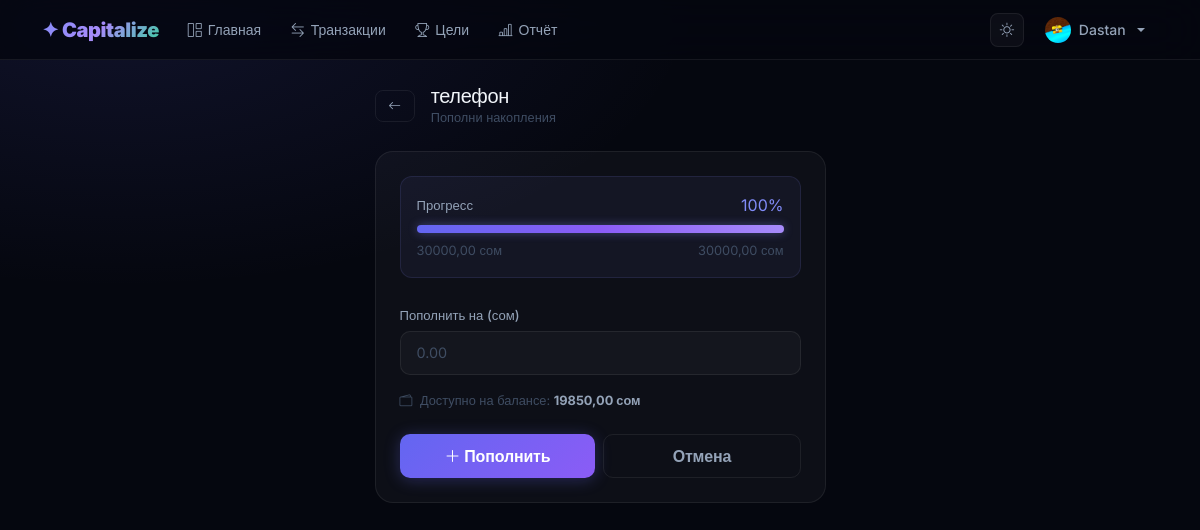
/goals/2/contribute/ (signed in), run on the app's committed database.
### users/models.py (models this page shows, shortened)
class Profile(models.Model):
    user = models.OneToOneField(User, on_delete=models.CASCADE, related_name='profile')
    balance = models.DecimalField(max_digits=10, decimal_places=2, default=0.00)
    currency = models.CharField(max_length=10, default='сом')
    avatar = models.ImageField(upload_to='avatars/', blank=True, null=True)

### goals/models.py (models this page shows, shortened)
class Goal(models.Model):
    user = models.ForeignKey(User, on_delete=models.CASCADE, related_name='goals')
    title = models.CharField(max_length=200, verbose_name='Название цели')
    description = models.TextField(blank=True, verbose_name='Описание')
    target_amount = models.DecimalField(max_digits=10, decimal_places=2, verbose_name='Сумма цели')
    current_amount = models.DecimalField(max_digits=10, decimal_places=2, default=0.00, verbose_name='Накоплено')
    image = models.ImageField(upload_to='goals/', blank=True, null=True)
    created_at = models.DateTimeField(auto_now_add=True)
    is_completed = models.BooleanField(default=False)
    class Meta:
        ordering = ['-created_at']
    @property
    def progress_percent(self):
        if self.target_amount == 0:
            return 0
        return int((self.current_amount / self.target_amount) * 100)

### goals/views.py (the view)
# urls.py: path('<int:pk>/contribute/', views.goal_contribute, name='goal_contribute'),
@login_required
def goal_contribute(request, pk):
    goal = get_object_or_404(Goal, pk=pk, user=request.user)
    if request.method == 'POST':
        form = ContributeForm(request.POST)
        if form.is_valid():
            amount = form.cleaned_data['amount']
            profile = request.user.profile
            if amount > profile.balance:
                messages.error(request, '❌ Недостаточно средств на балансе!')
            else:
                profile.balance -= amount
                profile.save()
                goal.current_amount += amount
                if goal.current_amount >= goal.target_amount:
                    goal.current_amount = goal.target_amount
                    goal.is_completed = True
                    messages.success(request, f'🏆 Поздравляем! Цель "{goal.title}" достигнута!')
                else:
                    messages.success(request, f'✅ Пополнено на {amount} сом!')
                goal.save()
            return redirect('goal_list')
    else:
        form = ContributeForm()
    return render(request, 'goals/contribute.html', {'goal': goal, 'form': form})

### goals/forms.py
class ContributeForm(forms.Form):
    amount = forms.DecimalField(
        min_value=0.01,
        max_digits=10,
        decimal_places=2,
        widget=forms.NumberInput(attrs={
            'class': 'form-control',
            'placeholder': '0.00',
            'step': '0.01'
        }),
        label='Пополнить на (сом)'
    )

### templates/goals/contribute.html (shortened to what this page needs)
{% extends 'base.html' %}
{% block content %}
<div class="row justify-content-center">
    <div class="col-md-5">
        <div class="d-flex align-items-center gap-3 mb-4">
            <a href="{% url 'goal_list' %}" class="btn btn-sm btn-outline-secondary">
                <i class="bi bi-arrow-left"></i>
            </a>
            <div>
                <h5 class="fw-700 ls-tight mb-0">{{ goal.title }}</h5>
                <p style="color:var(--text-3);font-size:0.8rem;margin:0;">Пополни накопления</p>
            </div>
        </div>
        <div class="card p-4">
            <div class="p-3 rounded-12 mb-4"
                 style="background:rgba(129,140,248,0.06);border:1px solid rgba(129,140,248,0.12);">
                <div class="d-flex justify-content-between align-items-center mb-2">
                    <span style="font-size:0.82rem;color:var(--text-2);">Прогресс</span>
                    <span class="fw-700" style="color:var(--purple);">{{ goal.progress_percent }}%</span>
                </div>
                <div class="progress mb-2" style="height:8px;">
                    <div class="progress-bar" style="width:{{ goal.progress_percent }}%;"></div>
                </div>
                <div class="d-flex justify-content-between" style="font-size:0.8rem;color:var(--text-3);">
                    <span>{{ goal.current_amount }} сом</span>
                    <span>{{ goal.target_amount }} сом</span>
                </div>
            </div>
            <form method="post">
                <div class="mb-3">
                    <label class="form-label">{{ form.amount.label }}</label>
                    {{ form.amount }}
                </div>
                <p style="font-size:0.8rem;color:var(--text-3);" class="mb-4">
                    <i class="bi bi-wallet2 me-1"></i>
                    Доступно на балансе: <strong style="color:var(--text-2);">{{ request.user.profile.balance }} сом</strong>
                </p>
                <div class="d-flex gap-2">
                    <button type="submit" class="btn btn-primary w-100">
                        <i class="bi bi-plus-lg me-1"></i>Пополнить
                    </button>
                    <a href="{% url 'goal_list' %}" class="btn btn-outline-secondary w-100">
                        Отмена
                    </a>
                </div>
            </form>
        </div>
    </div>
</div>
{% endblock %}

### templates/base.html (shortened to what this page needs)
<!DOCTYPE html>
<html lang="ru">
<head>
    <link href="https://cdn.jsdelivr.net/npm/bootstrap@5.3.3/dist/css/bootstrap.min.css" rel="stylesheet">
    <link href="https://cdn.jsdelivr.net/npm/bootstrap-icons@1.11.3/font/bootstrap-icons.css" rel="stylesheet">
</head>
<body>
{% if request.user.is_authenticated %}
<nav class="navbar navbar-expand-lg">
    <div class="container">
        <a class="navbar-brand" href="{% url 'dashboard' %}">
            ✦ Capitalize
        </a>
        <div class="collapse navbar-collapse" id="navMenu">
            <ul class="navbar-nav me-auto gap-1">
                <li class="nav-item">
                    <a class="nav-link {% if request.resolver_match.url_name == 'dashboard' %}active{% endif %}"
                       href="{% url 'dashboard' %}">
                        <i class="bi bi-grid-1x2"></i> Главная
                    </a>
                </li>
                <li class="nav-item">
                    <a class="nav-link {% if request.resolver_match.url_name == 'transaction_list' %}active{% endif %}"
                       href="{% url 'transaction_list' %}">
                        <i class="bi bi-arrow-left-right"></i> Транзакции
                    </a>
                </li>
                <li class="nav-item">
                    <a class="nav-link {% if request.resolver_match.url_name == 'goal_list' %}active{% endif %}"
                       href="{% url 'goal_list' %}">
                        <i class="bi bi-trophy"></i> Цели
                    </a>
                </li>
                <li class="nav-item">
    <a class="nav-link {% if request.resolver_match.url_name == 'report' %}active{% endif %}"
       href="{% url 'report' %}">
        <i class="bi bi-bar-chart-line"></i> Отчёт
    </a>
</li>
            </ul>
            <ul class="navbar-nav align-items-center gap-2">
                <li class="nav-item">
                    <button class="theme-btn" onclick="toggleTheme()" title="Сменить тему">
                        <i class="bi bi-sun" id="themeIcon"></i>
                    </button>
                </li>
                <li class="nav-item dropdown">
                    <a class="nav-link dropdown-toggle d-flex align-items-center gap-2"
                       href="#" data-bs-toggle="dropdown">
                        {% if request.user.profile.avatar %}
                            <img src="{{ request.user.profile.avatar.url }}"
                                 class="rounded-circle"
                                 style="width:26px;height:26px;object-fit:cover;">
                        {% else %}
                            <div class="rounded-circle d-flex align-items-center justify-content-center"
                                 style="width:26px;height:26px;background:linear-gradient(135deg,#6366f1,#8b5cf6);font-size:0.7rem;font-weight:700;color:#fff;">
                                {{ request.user.username|first|upper }}
                            </div>
                        {% endif %}
                        <span>{{ request.user.username }}</span>
                    </a>
                </li>
            </ul>
        </div>
    </div>
</nav>
{% endif %}
<main class="container py-4">
    {% block content %}{% endblock %}
</main>
</body>
</html>

### templates/base.html (style rules this page uses)
:root { --bg: #05070f; --bg-2: #080b18; --card: rgba(255,255,255,0.035); --card-hover: rgba(255,255,255,0.06); --border: rgba(255,255,255,0.07); --border-hover: rgba(129,140,248,0.3); --text: #f1f5f9; --text-2: #94a3b8; --text-3: #3f4d63; --navbar: rgba(5,7,15,0.85); --input: rgba(255,255,255,0.03); --input-focus: rgba(255,255,255,0.05); --dropdown: rgba(8,11,24,0.98); --hover: rgba(255,255,255,0.025); --purple: #818cf8; --purple-2: #a78bfa; --green: #34d399; --red: #f87171; --yellow: #fbbf24; --scrollbar: rgba(255,255,255,0.08); }
*, *::before, *::after { box-sizing: border-box; margin: 0; padding: 0; }
body { font-family: 'Inter', sans-serif; background: var(--bg); background-image: radial-gradient(ellipse 80% 60% at 10% 0%, rgba(99,102,241,0.12) 0%, transparent 60%), radial-gradient(ellipse 60% 50% at 90% 100%, rgba(139,92,246,0.08) 0%, transparent 60%); background-attachment: fixed; color: var(--text); min-height: 100vh; transition: background-color 0.35s, color 0.35s; -webkit-font-smoothing: antialiased; }
.navbar { background: var(--navbar) !important; backdrop-filter: blur(24px) saturate(180%) !important; -webkit-backdrop-filter: blur(24px) saturate(180%) !important; border-bottom: 1px solid var(--border) !important; padding: 0.6rem 0; position: sticky; top: 0; z-index: 1000; transition: background 0.35s; }
.navbar-brand { font-weight: 900; font-size: 1.25rem; letter-spacing: -0.02em; background: linear-gradient(135deg, #818cf8 0%, #a78bfa 50%, #34d399 100%); -webkit-background-clip: text; -webkit-text-fill-color: transparent; background-clip: text; text-decoration: none; }
.nav-link { color: var(--text-2) !important; font-size: 0.875rem; font-weight: 500; padding: 0.4rem 0.8rem !important; border-radius: 8px; transition: color 0.2s, background 0.2s; display: flex; align-items: center; gap: 6px; }
.card { background: var(--card); backdrop-filter: blur(16px); -webkit-backdrop-filter: blur(16px); border: 1px solid var(--border); border-radius: 18px; color: var(--text); transition: border-color 0.25s, transform 0.25s, box-shadow 0.25s; }
.btn { font-family: 'Inter', sans-serif; font-weight: 600; border-radius: 10px; transition: all 0.2s; letter-spacing: -0.01em; }
.btn-primary { background: linear-gradient(135deg, #6366f1, #8b5cf6); border: none; color: #fff !important; box-shadow: 0 2px 16px rgba(99,102,241,0.3); padding: 0.55rem 1.3rem; }
.btn-outline-secondary { border: 1px solid var(--border); color: var(--text-2); background: transparent; padding: 0.55rem 1.3rem; }
.btn-sm { padding: 0.35rem 0.8rem; font-size: 0.8rem; border-radius: 8px; }
.progress { background: var(--border); border-radius: 100px; overflow: visible; }
.progress-bar { background: linear-gradient(90deg, #6366f1, #8b5cf6, #a78bfa); border-radius: 100px; transition: width 0.8s cubic-bezier(0.4, 0, 0.2, 1); box-shadow: 0 0 10px rgba(129,140,248,0.4); }
.form-control, .form-select { background: var(--input); border: 1px solid var(--border); color: var(--text); border-radius: 10px; padding: 0.65rem 1rem; font-size: 0.9rem; transition: border-color 0.2s, box-shadow 0.2s, background 0.2s; }
.form-control::placeholder { color: var(--text-3); }
.form-label { font-weight: 500; font-size: 0.82rem; color: var(--text-2); margin-bottom: 0.35rem; }
main > * { animation: fadeInUp 0.4s cubic-bezier(0.4,0,0.2,1) both; }
.theme-btn { background: var(--card); border: 1px solid var(--border); color: var(--text-2); border-radius: 8px; width: 34px; height: 34px; display: flex; align-items: center; justify-content: center; cursor: pointer; transition: all 0.2s; font-size: 0.9rem; }
.ls-tight { letter-spacing: -0.02em; }
.rounded-12 { border-radius: 12px !important; }

### data on the page
Goal: title "телефон", progress_percent "100", current_amount "30000,00", target_amount "30000,00"

### other printed values
{{ request.user.username }} "Dastan"
{{ request.user.profile.balance }} "19850,00"
